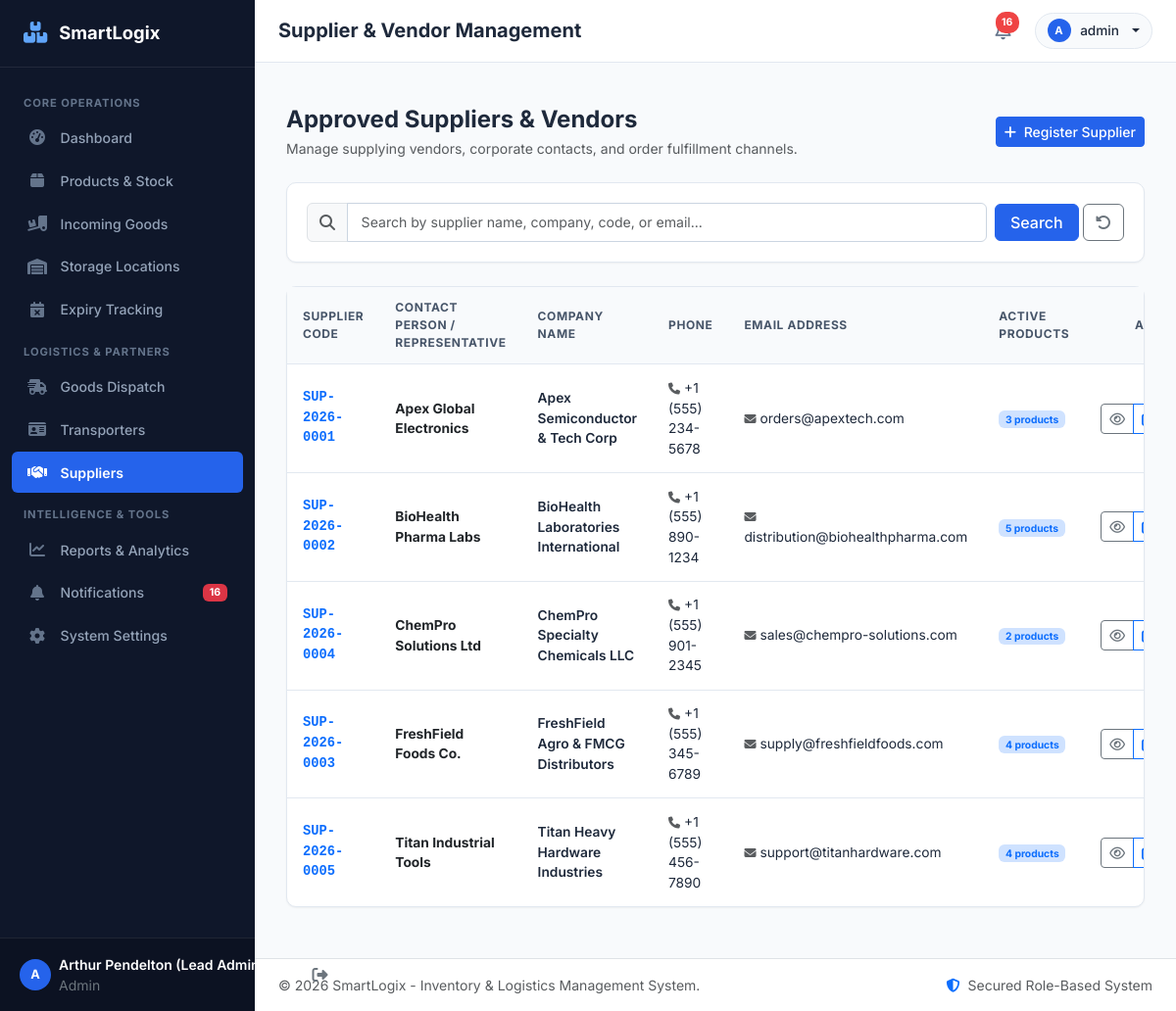
Screenshot of /suppliers/ (signed in) with the database file from the repository.
### models.py (models this page shows, shortened)
class User(db.Model):
    __tablename__ = 'users'
    id = db.Column(db.Integer, primary_key=True)
    username = db.Column(db.String(64), unique=True, nullable=False, index=True)
    email = db.Column(db.String(120), unique=True, nullable=False, index=True)
    password_hash = db.Column(db.String(256), nullable=False)
    full_name = db.Column(db.String(100), nullable=False)
    role = db.Column(db.String(20), default='Admin') # Admin, Manager, Shopkeeper, Warehouse Staff
    created_at = db.Column(db.DateTime, default=get_current_time)

class Supplier(db.Model):
    __tablename__ = 'suppliers'
    id = db.Column(db.Integer, primary_key=True)
    supplier_code = db.Column(db.String(30), unique=True, nullable=False, index=True)
    name = db.Column(db.String(120), nullable=False)
    company_name = db.Column(db.String(150), nullable=False)
    phone = db.Column(db.String(30), nullable=False)
    email = db.Column(db.String(120), nullable=False)
    address = db.Column(db.Text, nullable=False)
    created_at = db.Column(db.DateTime, default=get_current_time)
    products = db.relationship('Product', backref='supplier', lazy=True)
    incoming_records = db.relationship('IncomingGood', backref='supplier', lazy=True)

### routes/suppliers.py (the view, shortened to what this page needs)
@suppliers_bp.route('/')
@login_required
def index():
    search_query = request.args.get('search', '').strip()
    query = Supplier.query
    suppliers = query.order_by(Supplier.name.asc()).all()
    return render_template('suppliers/index.html', suppliers=suppliers, search_query=search_query)

### helpers.py (called while the page is built)
def login_required(f):
    @wraps(f)
    def decorated_function(*args, **kwargs):
        if 'user_id' not in session:
            flash('Please log in to access this page.', 'warning')
            return redirect(url_for('auth.login'))
        return f(*args, **kwargs)
    return decorated_function

### templates/suppliers/index.html (shortened to what this page needs)
{% extends "base.html" %}
{% block page_title %}Supplier & Vendor Management{% endblock %}
{% block content %}
<div class="d-flex flex-wrap justify-content-between align-items-center gap-3 mb-4">
    <div>
        <h4 class="fw-bold mb-1">Approved Suppliers & Vendors</h4>
        <p class="text-muted small mb-0">Manage supplying vendors, corporate contacts, and order fulfillment channels.</p>
    </div>
    <div>
        <a href="{{ url_for('suppliers.add') }}" class="btn btn-primary btn-sm">
            <i class="fa-solid fa-plus me-1"></i> Register Supplier
        </a>
    </div>
</div>
<div class="card-modern mb-4">
    <div class="card-body-modern">
        <form method="GET" action="{{ url_for('suppliers.index') }}" class="row g-2 align-items-center">
            <div class="col-md-10">
                <div class="input-group">
                    <span class="input-group-text bg-light"><i class="fa-solid fa-magnifying-glass text-muted"></i></span>
                    <input type="text" class="form-control" name="search" placeholder="Search by supplier name, company, code, or email..." value="{{ search_query }}">
                </div>
            </div>
            <div class="col-md-2 d-flex gap-1">
                <button type="submit" class="btn btn-primary w-100">Search</button>
                <a href="{{ url_for('suppliers.index') }}" class="btn btn-outline-secondary" title="Reset"><i class="fa-solid fa-rotate-left"></i></a>
            </div>
        </form>
    </div>
</div>
<div class="card-modern">
    <div class="table-responsive">
        <table class="table-modern">
            <thead>
                <tr>
                    <th>Supplier Code</th>
                    <th>Contact Person / Representative</th>
                    <th>Company Name</th>
                    <th>Phone</th>
                    <th>Email Address</th>
                    <th>Active Products</th>
                    <th class="text-end">Actions</th>
                </tr>
            </thead>
            <tbody>
                {% if suppliers %}
                    {% for s in suppliers %}
                    <tr>
                        <td class="font-monospace fw-bold text-primary">{{ s.supplier_code }}</td>
                        <td>
                            <a href="{{ url_for('suppliers.detail', supplier_id=s.id) }}" class="fw-bold text-decoration-none text-dark">
                                {{ s.name }}
                            </a>
                        </td>
                        <td><span class="fw-semibold">{{ s.company_name }}</span></td>
                        <td><i class="fa-solid fa-phone me-1 text-muted small"></i>{{ s.phone }}</td>
                        <td><i class="fa-solid fa-envelope me-1 text-muted small"></i>{{ s.email }}</td>
                        <td>
                            <span class="badge bg-primary-subtle text-primary">{{ s.products|length }} products</span>
                        </td>
                        <td class="text-end">
                            <div class="btn-group btn-group-sm">
                                <a href="{{ url_for('suppliers.detail', supplier_id=s.id) }}" class="btn btn-outline-secondary" title="View Profile">
                                    <i class="fa-regular fa-eye"></i>
                                </a>
                                <a href="{{ url_for('suppliers.edit', supplier_id=s.id) }}" class="btn btn-outline-primary" title="Edit">
                                    <i class="fa-solid fa-pen-to-square"></i>
                                </a>
                            </div>
                        </td>
                    </tr>
                    {% endfor %}
                {% else %}
                    <tr>
                        <td colspan="7" class="text-center text-muted py-4">No suppliers found matching the query.</td>
                    </tr>
                {% endif %}
            </tbody>
        </table>
    </div>
</div>
{% endblock %}

### templates/base.html (shortened to what this page needs)
<!DOCTYPE html>
<html lang="en">
<head>
    <link href="https://cdn.jsdelivr.net/npm/bootstrap@5.3.3/dist/css/bootstrap.min.css" rel="stylesheet">
    <link rel="stylesheet" href="https://cdnjs.cloudflare.com/ajax/libs/font-awesome/6.5.1/css/all.min.css">
    <link rel="stylesheet" href="{{ url_for('static', filename='css/style.css') }}">
</head>
<body>
<div class="app-wrapper">
    <nav id="sidebar">
        <a href="{{ url_for('dashboard.index') }}" class="sidebar-brand">
            <i class="fa-solid fa-boxes-stacked"></i>
            <span>SmartLogix</span>
        </a>
        <ul class="sidebar-nav">
            <li class="sidebar-section-title">Core Operations</li>
            <li class="nav-item">
                <a class="nav-link {% if request.blueprint == 'dashboard' %}active{% endif %}" href="{{ url_for('dashboard.index') }}">
                    <i class="fa-solid fa-gauge-high"></i>
                    <span>Dashboard</span>
                </a>
            </li>
            <li class="nav-item">
                <a class="nav-link {% if request.blueprint == 'inventory' %}active{% endif %}" href="{{ url_for('inventory.index') }}">
                    <i class="fa-solid fa-box"></i>
                    <span>Products & Stock</span>
                </a>
            </li>
            <li class="nav-item">
                <a class="nav-link {% if request.blueprint == 'incoming' %}active{% endif %}" href="{{ url_for('incoming.index') }}">
                    <i class="fa-solid fa-truck-ramp-box"></i>
                    <span>Incoming Goods</span>
                </a>
            </li>
            <li class="nav-item">
                <a class="nav-link {% if request.blueprint == 'locations' %}active{% endif %}" href="{{ url_for('locations.index') }}">
                    <i class="fa-solid fa-warehouse"></i>
                    <span>Storage Locations</span>
                </a>
            </li>
            <li class="nav-item">
                <a class="nav-link {% if request.blueprint == 'expiry' %}active{% endif %}" href="{{ url_for('expiry.index') }}">
                    <i class="fa-solid fa-calendar-xmark"></i>
                    <span>Expiry Tracking</span>
                </a>
            </li>
            <li class="sidebar-section-title">Logistics & Partners</li>
            <li class="nav-item">
                <a class="nav-link {% if request.blueprint == 'dispatch' %}active{% endif %}" href="{{ url_for('dispatch.index') }}">
                    <i class="fa-solid fa-truck-fast"></i>
                    <span>Goods Dispatch</span>
                </a>
            </li>
            <li class="nav-item">
                <a class="nav-link {% if request.blueprint == 'transporters' %}active{% endif %}" href="{{ url_for('transporters.index') }}">
                    <i class="fa-solid fa-id-card"></i>
                    <span>Transporters</span>
                </a>
            </li>
            <li class="nav-item">
                <a class="nav-link {% if request.blueprint == 'suppliers' %}active{% endif %}" href="{{ url_for('suppliers.index') }}">
                    <i class="fa-solid fa-handshake"></i>
                    <span>Suppliers</span>
                </a>
            </li>
            <li class="sidebar-section-title">Intelligence & Tools</li>
            <li class="nav-item">
                <a class="nav-link {% if request.blueprint == 'reports' %}active{% endif %}" href="{{ url_for('reports.index') }}">
                    <i class="fa-solid fa-chart-line"></i>
                    <span>Reports & Analytics</span>
                </a>
            </li>
            <li class="nav-item">
                <a class="nav-link {% if request.blueprint == 'notifications' %}active{% endif %}" href="{{ url_for('notifications.index') }}">
                    <i class="fa-solid fa-bell"></i>
                    <span>Notifications</span>
                    {% if unread_notifications_count > 0 %}
                    <span class="badge bg-danger ms-auto">{{ unread_notifications_count }}</span>
                    {% endif %}
                </a>
            </li>
            <li class="nav-item">
                <a class="nav-link {% if request.blueprint == 'settings' %}active{% endif %}" href="{{ url_for('settings.index') }}">
                    <i class="fa-solid fa-gear"></i>
                    <span>System Settings</span>
                </a>
            </li>
        </ul>
        <div class="sidebar-user">
            <div class="d-flex align-items-center justify-content-between">
                <div class="d-flex align-items-center gap-2">
                    <div class="avatar-circle">
                        {{ current_user.full_name[:1] if current_user else 'U' }}
                    </div>
                    <div class="overflow-hidden">
                        <div class="text-white text-truncate fw-semibold small">{{ current_user.full_name if current_user else 'Guest' }}</div>
                        <div class="text-secondary small">{{ current_user.role if current_user else 'Visitor' }}</div>
                    </div>
                </div>
                <a href="{{ url_for('auth.logout') }}" class="text-secondary hover-white" data-bs-toggle="tooltip" title="Sign Out">
                    <i class="fa-solid fa-right-from-bracket"></i>
                </a>
            </div>
        </div>
    </nav>
    <div id="content">
        <header class="top-navbar no-print">
            <div class="d-flex align-items-center gap-3">
                <h1 class="page-title">{% block page_title %}Dashboard{% endblock %}</h1>
            </div>
            <div class="navbar-actions">
                <a href="{{ url_for('notifications.index') }}" class="notification-badge" title="Notifications">
                    {% if unread_notifications_count > 0 %}
                    <span class="badge-counter">{{ unread_notifications_count }}</span>
                    {% endif %}
                </a>
                <div class="dropdown">
                    <button class="user-profile-btn dropdown-toggle" type="button" data-bs-toggle="dropdown" aria-expanded="false">
                        <div class="avatar-circle" style="width: 24px; height: 24px; font-size: 0.7rem;">
                            {{ current_user.full_name[:1] if current_user else 'U' }}
                        </div>
                        <span>{{ current_user.username if current_user else 'Guest' }}</span>
                    </button>
                </div>
            </div>
        </header>
        <div class="px-4 pt-3 no-print">
        </div>
        <main class="page-container">
            {% block content %}{% endblock %}
        </main>
        <footer class="bg-white border-top py-3 px-4 text-muted small d-flex justify-content-between align-items-center no-print">
            <span>&copy; {{ now.year }} SmartLogix - Inventory & Logistics Management System.</span>
            <span><i class="fa-solid fa-shield-halved text-primary me-1"></i> Secured Role-Based System</span>
        </footer>
    </div>
</div>
</body>
</html>

### rows the page displays
User: full_name "A", full_name "Arthur Pendelton (Lead Administrator)", role "Admin", username "admin"
Supplier: supplier_code "SUP-2026-0001", name "Apex Global Electronics", company_name "Apex Semiconductor & Tech Corp", phone "+1 (555) 234-5678", email "orders@apextech.com", products|length "3"
Supplier: supplier_code "SUP-2026-0002", name "BioHealth Pharma Labs", company_name "BioHealth Laboratories International", phone "+1 (555) 890-1234", email "distribution@biohealthpharma.com", products|length "5"
Supplier: supplier_code "SUP-2026-0004", name "ChemPro Solutions Ltd", company_name "ChemPro Specialty Chemicals LLC", phone "+1 (555) 901-2345", email "sales@chempro-solutions.com", products|length "2"
Supplier: supplier_code "SUP-2026-0003", name "FreshField Foods Co.", company_name "FreshField Agro & FMCG Distributors", phone "+1 (555) 345-6789", email "supply@freshfieldfoods.com", products|length "4"
Supplier: supplier_code "SUP-2026-0005", name "Titan Industrial Tools", company_name "Titan Heavy Hardware Industries", phone "+1 (555) 456-7890", email "support@titanhardware.com", products|length "4"

### other values shown
{{ unread_notifications_count }} "16"
